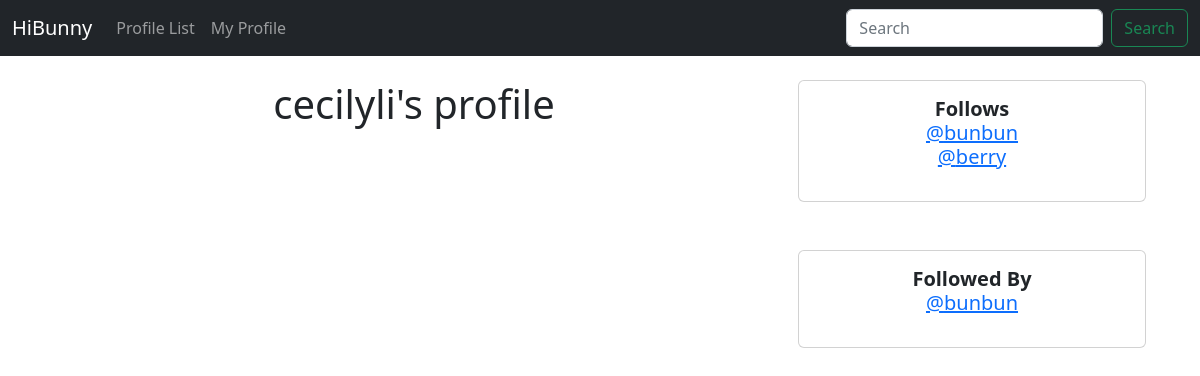
Page /profile/1 (signed in) on the committed database.
### hibunny/models.py (models this page shows)
class Profile(models.Model):
    user = models.OneToOneField(User, on_delete=models.CASCADE)
    follows = models.ManyToManyField("self",
                                     related_name="followed_by",
                                     symmetrical=False,
                                     blank=True)
    date_modified = models.DateTimeField(User, auto_now=True)
    def __str__(self):
        return self.user.username

### hibunny/views.py (the view)
# urls.py: path('profile/<int:pk>', views.profile, name='profile'),
def profile(request, pk):
    if request.user.is_authenticated:
        profile = Profile.objects.get(user_id=pk)
        return render(request, 'profile.html', {
            'profile': profile,
        })
    else:
        messages.success(request, ("You must log in to see!"))
        return redirect('home')

### hibunny/templates/profile.html
{% extends 'base.html' %}
{% block content %}
{% if profile %}
<div class="container text-center">
    <div class="row">
        <div class="col-8">
            <h1>{{ profile.user.username }}'s profile</h1>
        </div>
        <div class="col-4">
            <div class="card">
                <div class="card-body">
                    <h5 class="card-header>Follows</h5>
                      <p class=" card-text"><strong>Follows</strong><br>
                        {% for following in profile.follows.all %}
                        <a href="{% url 'profile' following.user.id %}">
                            @{{ following }}</a><br>
                        {% endfor %}</p>
                </div>
            </div>
      <br><br>
            <div class="card">
                <div class="card-body">
                    <h5 class="card-header>Follows</h5>
                        <p class=" card-text"><strong>Followed By</strong><br>
                        {% for following in profile.followed_by.all %}
                        <a href="{% url 'profile' following.user.id %}">
                            @{{ following }}</a><br>
                        {% endfor %}</p>
                </div>
            </div>
        </div>
    </div>
</div>
{% endif %}
{% endblock %}

### rows in the picture
Profile: user.username "cecilyli"
Profile: user.username "bunbun"
Profile: user.username "berry"
